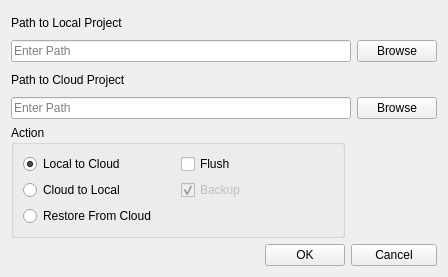
<?xml version="1.0" encoding="UTF-8"?>
<ui version="4.0">
 <class>MenuProjectCloud</class>
 <widget class="QWidget" name="MenuProjectCloud">
  <property name="geometry">
   <rect>
    <x>0</x>
    <y>0</y>
    <width>448</width>
    <height>277</height>
   </rect>
  </property>
  <property name="windowTitle">
   <string>Rapuma - Manage Cloud</string>
  </property>
  <layout class="QGridLayout" name="gridLayout_2">
   <item row="0" column="0">
    <widget class="QLabel" name="labelPathLocal">
     <property name="text">
      <string>Path to Local Project</string>
     </property>
    </widget>
   </item>
   <item row="1" column="0" colspan="3">
    <widget class="QLineEdit" name="lineEditProjectLocal">
     <property name="toolTip">
      <string>Enter the path to the local project</string>
     </property>
     <property name="placeholderText">
      <string>Enter Path</string>
     </property>
    </widget>
   </item>
   <item row="1" column="3">
    <widget class="QPushButton" name="pushButtonLocalBrowse">
     <property name="toolTip">
      <string>Browse to an existing local project</string>
     </property>
     <property name="text">
      <string>Browse</string>
     </property>
    </widget>
   </item>
   <item row="2" column="0">
    <widget class="QLabel" name="labelPathCloud">
     <property name="text">
      <string>Path to Cloud Project</string>
     </property>
    </widget>
   </item>
   <item row="3" column="0" colspan="3">
    <widget class="QLineEdit" name="lineEditProjectCloud">
     <property name="toolTip">
      <string>Enter the path to the cloud project</string>
     </property>
     <property name="placeholderText">
      <string>Enter Path</string>
     </property>
    </widget>
   </item>
   <item row="3" column="3">
    <widget class="QPushButton" name="pushButtonCloudBrowse">
     <property name="toolTip">
      <string>Browse to a project in the cloud</string>
     </property>
     <property name="text">
      <string>Browse</string>
     </property>
    </widget>
   </item>
   <item row="4" column="0" colspan="2">
    <widget class="QGroupBox" name="groupBoxAction">
     <property name="toolTip">
      <string>Define the action to be taken</string>
     </property>
     <property name="title">
      <string>Action</string>
     </property>
     <layout class="QGridLayout" name="gridLayout">
      <item row="0" column="0">
       <widget class="QRadioButton" name="radioButtonPush">
        <property name="toolTip">
         <string>Update (push to) the cloud with local project data</string>
        </property>
        <property name="text">
         <string>Local to Cloud</string>
        </property>
        <property name="checked">
         <bool>true</bool>
        </property>
       </widget>
      </item>
      <item row="1" column="0">
       <widget class="QRadioButton" name="radioButtonPull">
        <property name="toolTip">
         <string>Update the local project with data pulled from the cloud</string>
        </property>
        <property name="text">
         <string>Cloud to Local</string>
        </property>
       </widget>
      </item>
      <item row="2" column="0">
       <widget class="QRadioButton" name="radioButtonRestore">
        <property name="toolTip">
         <string>Add a new local project with data from the cloud</string>
        </property>
        <property name="text">
         <string>Restore From Cloud</string>
        </property>
       </widget>
      </item>
      <item row="0" column="1">
       <widget class="QCheckBox" name="checkBoxFlush">
        <property name="enabled">
         <bool>true</bool>
        </property>
        <property name="toolTip">
         <string>Completly replace the cloud version with the local version</string>
        </property>
        <property name="text">
         <string>Flush</string>
        </property>
       </widget>
      </item>
      <item row="1" column="1">
       <widget class="QCheckBox" name="checkBoxBackup">
        <property name="enabled">
         <bool>false</bool>
        </property>
        <property name="toolTip">
         <string>Create a backup of the project before replacing it with cloud version</string>
        </property>
        <property name="text">
         <string>Backup</string>
        </property>
        <property name="checked">
         <bool>true</bool>
        </property>
       </widget>
      </item>
     </layout>
    </widget>
   </item>
   <item row="5" column="0">
    <spacer name="horizontalSpacer">
     <property name="orientation">
      <enum>Qt::Horizontal</enum>
     </property>
     <property name="sizeHint" stdset="0">
      <size>
       <width>40</width>
       <height>20</height>
      </size>
     </property>
    </spacer>
   </item>
   <item row="5" column="1">
    <widget class="QPushButton" name="pushButtonOk">
     <property name="toolTip">
      <string>Remove a selected project</string>
     </property>
     <property name="text">
      <string>OK</string>
     </property>
    </widget>
   </item>
   <item row="5" column="2" colspan="2">
    <widget class="QPushButton" name="pushButtonCancel">
     <property name="text">
      <string>Cancel</string>
     </property>
    </widget>
   </item>
  </layout>
 </widget>
 <tabstops>
  <tabstop>pushButtonCancel</tabstop>
  <tabstop>pushButtonOk</tabstop>
  <tabstop>lineEditProjectLocal</tabstop>
  <tabstop>pushButtonLocalBrowse</tabstop>
  <tabstop>lineEditProjectCloud</tabstop>
  <tabstop>pushButtonCloudBrowse</tabstop>
  <tabstop>radioButtonPush</tabstop>
  <tabstop>radioButtonPull</tabstop>
  <tabstop>radioButtonRestore</tabstop>
  <tabstop>checkBoxFlush</tabstop>
  <tabstop>checkBoxBackup</tabstop>
 </tabstops>
 <resources/>
 <connections>
  <connection>
   <sender>pushButtonCancel</sender>
   <signal>clicked(bool)</signal>
   <receiver>MenuProjectCloud</receiver>
   <slot>close()</slot>
   <hints>
    <hint type="sourcelabel">
     <x>438</x>
     <y>267</y>
    </hint>
    <hint type="destinationlabel">
     <x>280</x>
     <y>192</y>
    </hint>
   </hints>
  </connection>
  <connection>
   <sender>pushButtonOk</sender>
   <signal>clicked()</signal>
   <receiver>MenuProjectCloud</receiver>
   <slot>setupUi()</slot>
   <hints>
    <hint type="sourcelabel">
     <x>341</x>
     <y>267</y>
    </hint>
    <hint type="destinationlabel">
     <x>37</x>
     <y>155</y>
    </hint>
   </hints>
  </connection>
  <connection>
   <sender>radioButtonPull</sender>
   <signal>toggled(bool)</signal>
   <receiver>checkBoxBackup</receiver>
   <slot>setEnabled(bool)</slot>
   <hints>
    <hint type="sourcelabel">
     <x>107</x>
     <y>184</y>
    </hint>
    <hint type="destinationlabel">
     <x>263</x>
     <y>184</y>
    </hint>
   </hints>
  </connection>
  <connection>
   <sender>radioButtonPush</sender>
   <signal>toggled(bool)</signal>
   <receiver>checkBoxFlush</receiver>
   <slot>setEnabled(bool)</slot>
   <hints>
    <hint type="sourcelabel">
     <x>107</x>
     <y>156</y>
    </hint>
    <hint type="destinationlabel">
     <x>263</x>
     <y>156</y>
    </hint>
   </hints>
  </connection>
  <connection>
   <sender>pushButtonLocalBrowse</sender>
   <signal>clicked(bool)</signal>
   <receiver>MenuProjectCloud</receiver>
   <slot>setupUi()</slot>
   <hints>
    <hint type="sourcelabel">
     <x>395</x>
     <y>50</y>
    </hint>
    <hint type="destinationlabel">
     <x>438</x>
     <y>62</y>
    </hint>
   </hints>
  </connection>
  <connection>
   <sender>pushButtonCloudBrowse</sender>
   <signal>clicked(bool)</signal>
   <receiver>MenuProjectCloud</receiver>
   <slot>setupUi()</slot>
   <hints>
    <hint type="sourcelabel">
     <x>404</x>
     <y>109</y>
    </hint>
    <hint type="destinationlabel">
     <x>437</x>
     <y>123</y>
    </hint>
   </hints>
  </connection>
 </connections>
 <slots>
  <slot>setupUi()</slot>
 </slots>
</ui>
